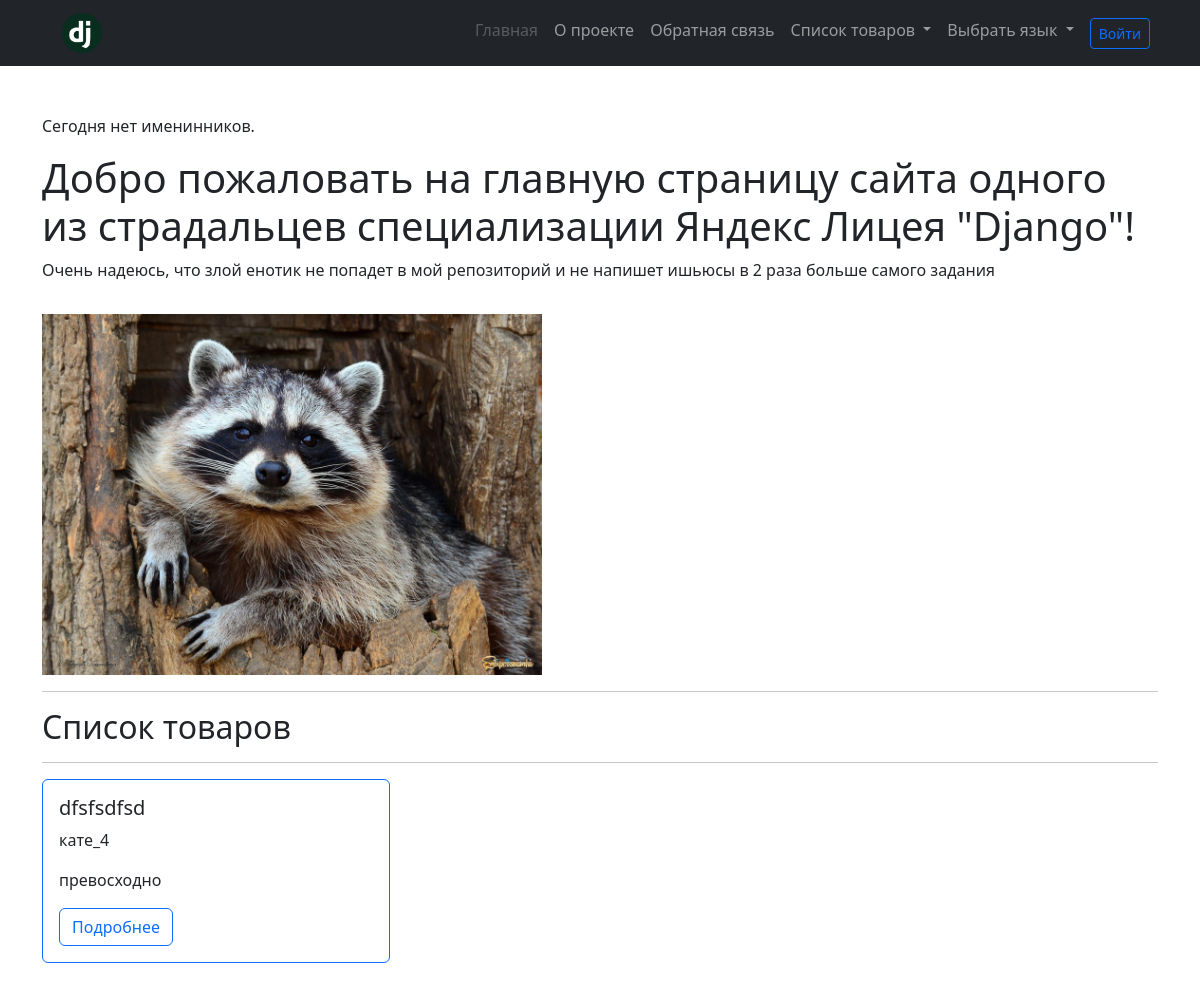
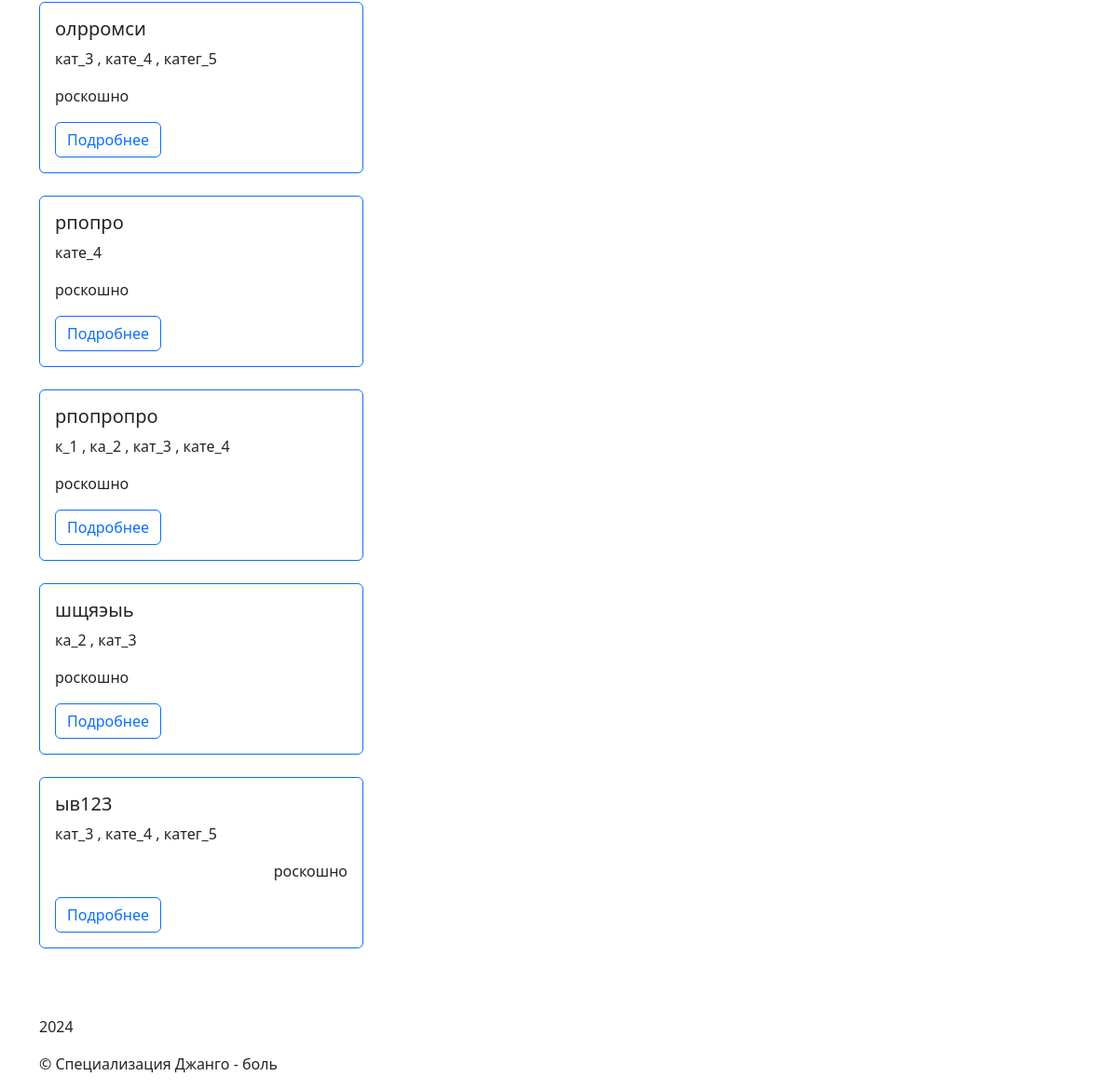
/, run on an earlier commit of the app's database (2 pictures, top to bottom).
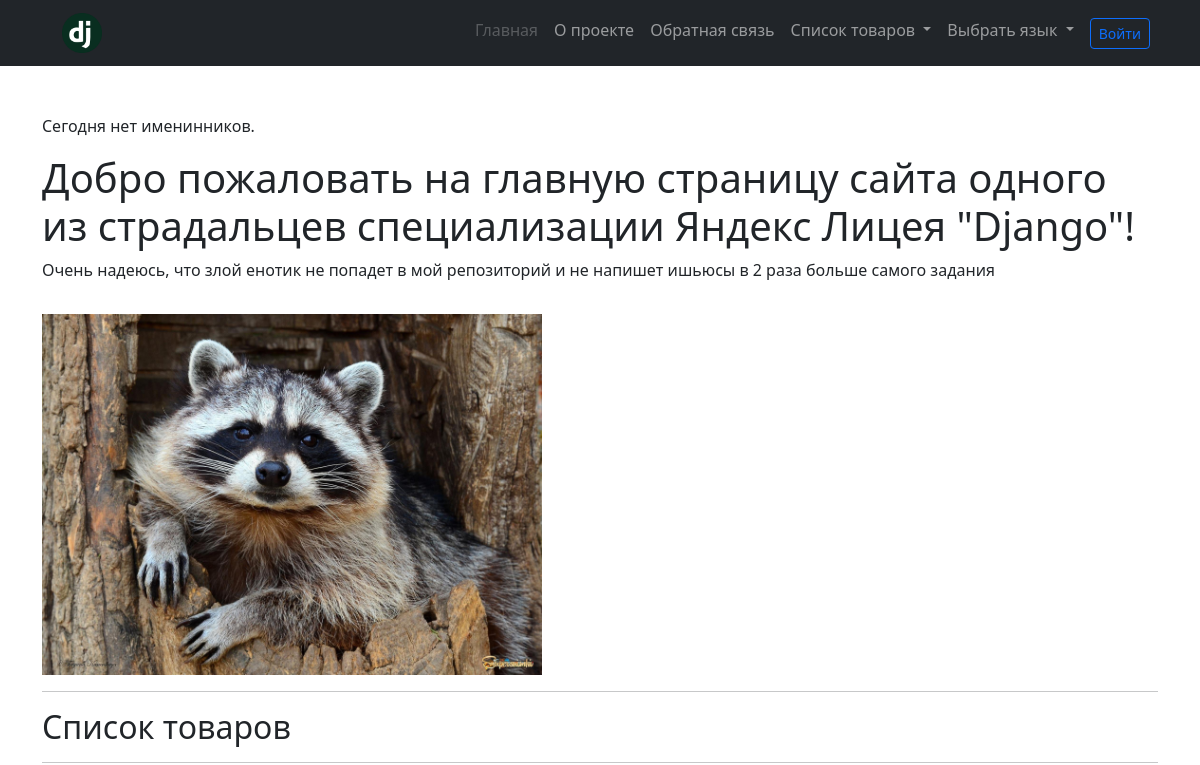
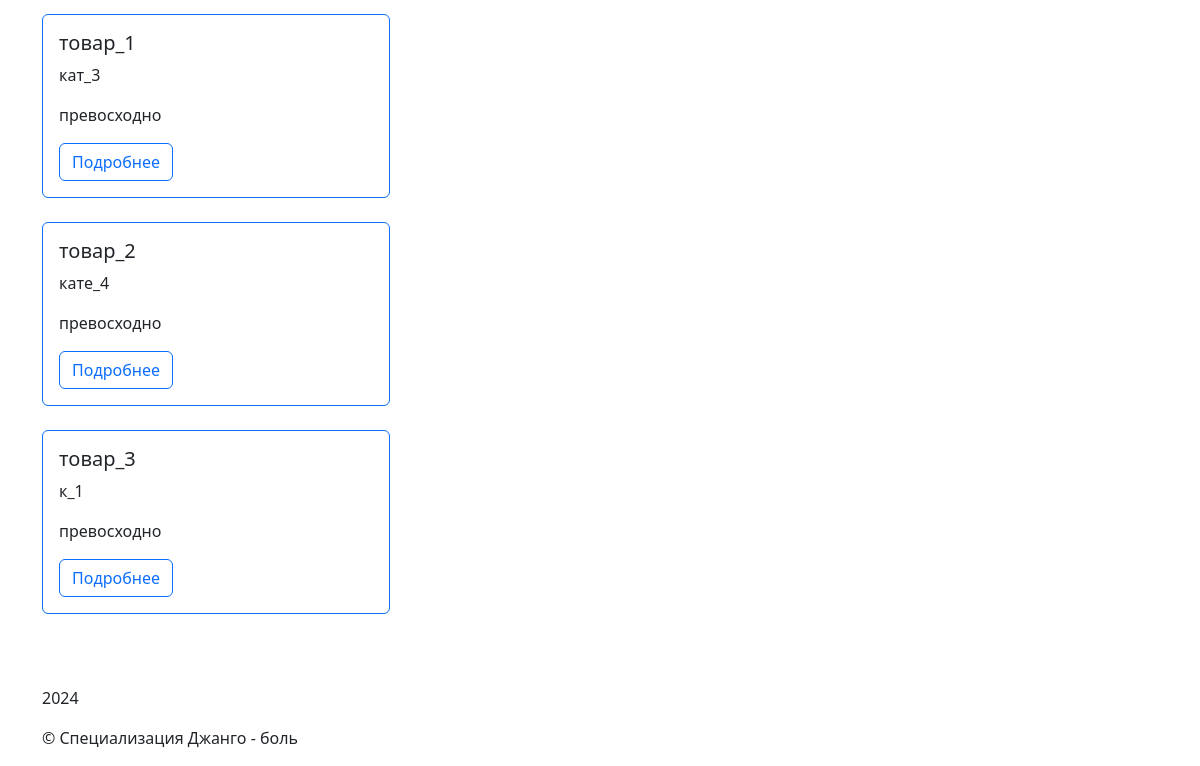
And on a later commit of the database (2 pictures, top to bottom).
### catalog/models.py (models this page shows)
class Item(core.models.TimeStampedModel):
    objects = catalog.managers.ItemManager()
    created = django.db.models.DateTimeField(
        translation.gettext_lazy("дата создания"),
        auto_now_add=True,
        null=True,
    )
    updated = django.db.models.DateTimeField(
        translation.gettext_lazy("последнее изменение"),
        auto_now=True,
        null=True,
    )
    category = django.db.models.ForeignKey(
        Category,
        on_delete=django.db.models.CASCADE,
        related_name="items",
        related_query_name="item",
        verbose_name=translation.gettext_lazy("категория"),
        help_text=translation.gettext_lazy("Выберите категорию"),
    )
    tags = django.db.models.ManyToManyField(
        Tag,
        related_name="items",
        verbose_name=translation.gettext_lazy("теги"),
        help_text=translation.gettext_lazy("Выберите тэг"),
    )
    text = tinymce.models.HTMLField(
        translation.gettext_lazy("текст"),
        validators=[
            catalog.validators.ValidateMustContain(
                "превосходно",
                "роскошно",
            ),
        ],
        help_text=(
            translation.gettext_lazy(
                "Введите сообщение с содержанием следующих слов: "
                "превосходно/роскошно",
            )
        ),
    )
    is_on_main = django.db.models.BooleanField(
        translation.gettext_lazy("отображать для главной"),
        default=False,
    )
    class Meta:
        ordering = ("name",)
        verbose_name = translation.gettext_lazy("товар")
        verbose_name_plural = translation.gettext_lazy("товары")

class Tag(core.models.TimeStampedModel):
    slug = django.db.models.SlugField(
        translation.gettext_lazy("слаг"),
        max_length=200,
        help_text=translation.gettext_lazy(
            "Введите слаг для тэга, максимальная длинна - 200",
        ),
    )
    class Meta:
        ordering = ("name",)
        verbose_name = translation.gettext_lazy("тег")
        verbose_name_plural = translation.gettext_lazy("теги")

### homepage/views.py (the view)
# urls.py: django.urls.path("", homepage.views.HomeView.as_view(), name="home"),
class HomeView(django.views.generic.ListView):
    template_name = "homepage/home.html"
    context_object_name = "items"
    def get_queryset(self):
        return catalog.models.Item.objects.on_main()

### catalog/managers.py (called while the page is built)
    def on_main(self):
        return (
            self.published()
            .filter(
                is_on_main=True,
            )
            .order_by(
                catalog.models.Item.name.field.name,
            )
        )

### users/context_processors.py (called while the page is built)
def get_client_ip(request):
    x_forwarded_for = request.META.get("HTTP_X_FORWARDED_FOR")
    if x_forwarded_for:
        return x_forwarded_for.split(",")[0]
    return request.META.get("REMOTE_ADDR")

def birthday_context_processor(request):
    ip = get_client_ip(request)
    if ip == "127.0.0.1":
        user_timezone = settings.TIME_ZONE
    else:
        user_timezone = get_timezone_from_ip(ip)
    user_tz = pytz.timezone(user_timezone)
    current_date = datetime.now(user_tz)
    profiles_with_birthday_today = Profile.objects.filter(
        user__is_active=True,
        birthday__month=current_date.month,
        birthday__day=current_date.day,
    )
    return {"profiles_with_birthday_today": profiles_with_birthday_today}

### templates/homepage/home.html (shortened to what this page needs)
<!DOCTYPE html>
{% extends 'base.html' %}
{% load i18n %}
{% block content %}
<h1>{% trans 'Добро пожаловать на главную страницу сайта одного из страдальцев специализации Яндекс Лицея "Django"!' %}</h1>
<p>{% trans 'Очень надеюсь, что злой енотик не попадет в мой репозиторий и не напишет ишьюсы в 2 раза больше самого задания' %}</p>
{% load static %}
<img src="{% static 'img/enot.jpg' %}" alt="image-error" class="img-fluid mt-3" width="500" height="250">
<hr>
<h2>{% trans 'Список товаров' %}</h2>
<hr>
{% for item in items %}
<div class="row">
  {% include 'includes/item_card.html' %}
</div>
{% empty %}
  {% trans "К сожалению, здесь пока ничего нет" %}
{% endfor %}
{% endblock %}

### templates/includes/item_card.html
<!DOCTYPE html>
{% load i18n %}
<div class="row">
  <div class="col-md-4 mb-4">
    <div class="card h-100 border border-primary">
      <div class="card-body">
        <h5 class="card-title">{{ item.name }}</h5>
        {% for tag in item.tags.all %}
          {{ tag.name }}
          {% if not forloop.last %},{% endif %}
        {% endfor %}
        <p class="card-text">{{ item.text|truncatewords_html:10|safe }}</p>
        <a href="{% url 'catalog:item-detail' pk=item.pk %}" class="btn btn-outline-primary">{% trans 'Подробнее' %}</a>
      </div>
    </div>
  </div>
</div>

What changed in the data, as far as the page shows it:
removed Item: name "dfsfsdfsd", text "превосходно", Tag (name "кате_4")
removed Item: name "олрромси", text "роскошно", Tag (name "кат_3"), Tag (name "кате_4")
no longer on this page (row unchanged): Tag: name "катег_5"
removed Item: name "рпопро", text "роскошно", Tag (name "кате_4")
removed Item: name "рпопропро", text "роскошно", Tag (name "к_1"), Tag (name "кат_3"), Tag (name "кате_4")
no longer on this page (row unchanged): Tag: name "ка_2"
removed Item: name "шщяэыь", text "роскошно", Tag (name "кат_3")
removed Item: name "ыв123", text "роскошно", Tag (name "кат_3"), Tag (name "кате_4")
added Item: name "товар_1", text "превосходно", Tag (name "кат_3")
added Item: name "товар_2", text "превосходно", Tag (name "кате_4")
added Item: name "товар_3", text "превосходно", Tag (name "к_1")
